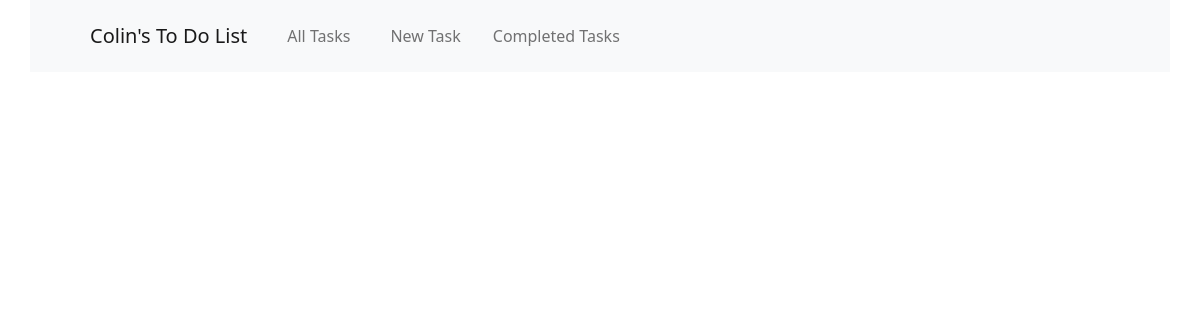
Before: / with the older database file.
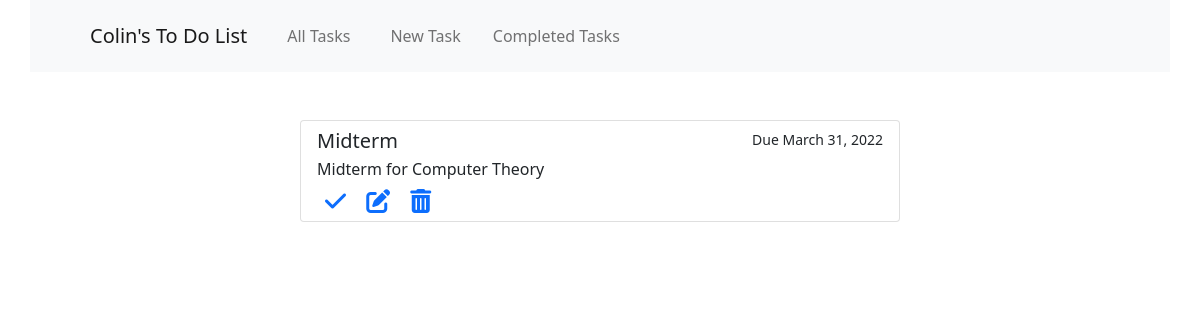
After: the same page with the newer database file.
### todolistapp/models.py (models this page shows, shortened)
class Task(models.Model):
    name = models.CharField(max_length=25, unique=True)
    is_done = models.BooleanField(default=False)
    description = models.CharField(max_length=200, default="No Description")
    due_date = models.DateField(null=True)
    def __str__(self):
        return self.name

### todolistapp/views.py (the view)
# urls.py: path('', views.view_all_tasks, name=""),
def view_all_tasks(request):
    tasks = Task.objects.filter(is_done=False)
    return render(request, 'index.html', {'tasks':tasks})

### todolistapp/templates/index.html (shortened to what this page needs)
{% extends "base.html" %}
{% block content %}
<div class="list-group w-50 mt-5 mx-auto">
{% for task in tasks %}
    <div class="list-group-item list-group-item-action">
      <div class="d-flex w-100 justify-content-between">
        <h5 class="mb-1">{{ task }}</h5>
        <small>
            {% if task.due_date %}
            Due {{ task.due_date }}
            {% else %}
            No Due Date Set
            {% endif %}
        </small>
      </div>
      <p class="mb-2">{{ task.description }}</p>
      <a class="px-2" href="/markdone/{{ task.id }}"><i class="fa-solid fa-check fa-xl"></i></a>
      <a class="px-2" href="/edit/{{ task.id }}"><i class="fa-solid fa-pen-to-square fa-xl"></i></a>
      <a class="px-2" href="/delete/{{ task.id }}" onclick="return confirm('Are you sure you want to delete this task?')"><i class="fa-solid fa-trash-can fa-xl"></i></a>
      </div>
{% endfor %}
</div>
{% endblock %}

### todolistapp/templates/base.html (shortened to what this page needs)
<!doctype html>
<html lang="en">
  <head>
    <link href="https://cdn.jsdelivr.net/npm/bootstrap@5.1.3/dist/css/bootstrap.min.css" rel="stylesheet">
  </head>
  <body>
    <div class="p-0 m-0 mx-auto container w-100 justify-content-center align-items-center">
      <nav class="navbar navbar-expand-lg navbar-light bg-light py-3 px-5">
        <div class="container-fluid">
          <a class="navbar-brand" href="{% url '' %}">Colin's To Do List</a>
          <div class="collapse navbar-collapse" id="navbarSupportedContent">
            <ul class="navbar-nav me-auto mb-2 mb-lg-0">
              <li class="nav-item">
                <a class="nav-link mx-3" aria-current="page" href="{% url '' %}">All Tasks</a>
              </li>
              <li class="nav-item">
                <a class="nav-link mx-2" href="{% url 'new_task' %}">New Task</a>
              </li>
              <li class="nav-item">
                <a class="nav-link mx-2" href="{% url 'completed' %}">Completed Tasks</a>
              </li>
            </ul>
          </div>
        </div>
      </nav>
    </div>
    {% block content %}
    {% endblock %}
  </body>
</html>

Changed rows visible on the page:
added Task: name "Midterm", due_date "March 31, 2022", description "Midterm for Computer Theory"
